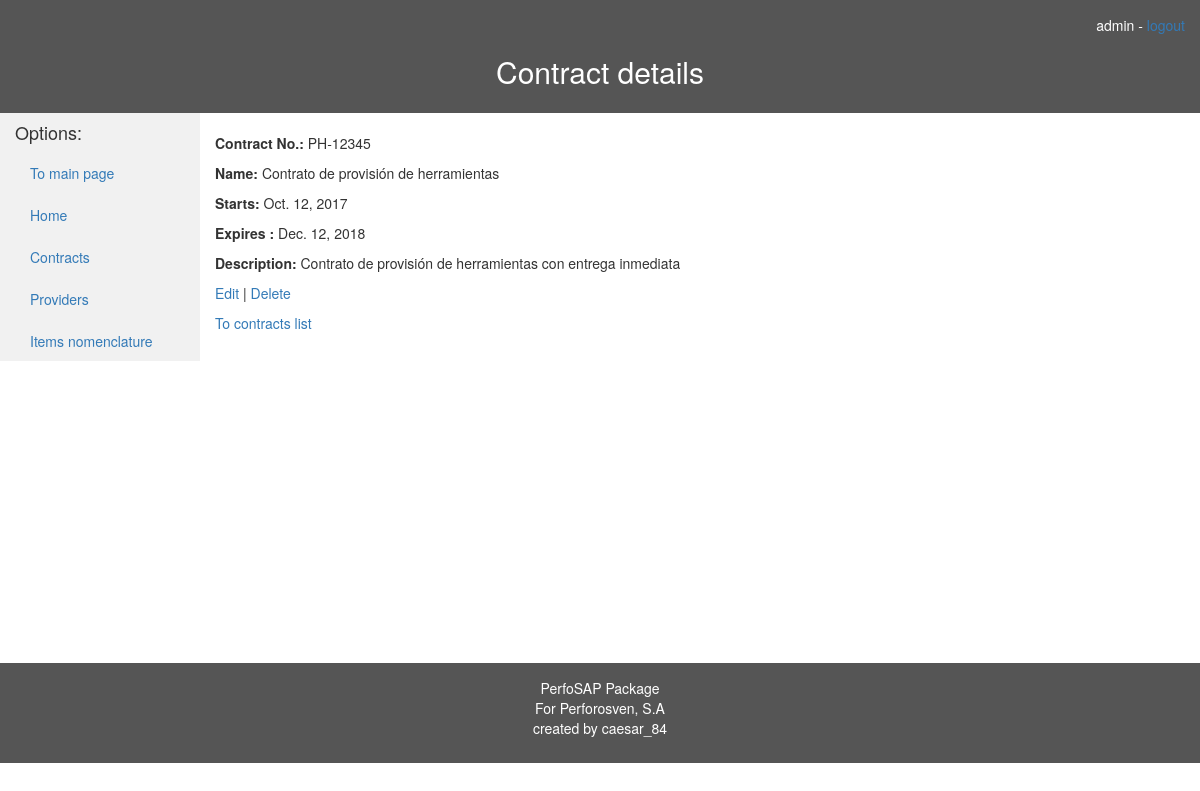
/procura/contract/1 (signed in), run on the app's committed database.
### procura/models.py (models this page shows, shortened)
class Contract(models.Model):
    name = models.CharField(max_length=100, help_text="Name")
    number = models.CharField(max_length=50, help_text="Contract number")
    description = models.TextField(help_text="Contract description")
    start_date = models.DateField(help_text="Start date")
    expiry_date = models.DateField(help_text="Expiry date")
    class Meta:
        ordering = ["-expiry_date", "start_date", "name"]
    @property
    def is_expired(self):
        return self.expiry_date < datetime.date.today()

### procura/views.py (the view)
# urls.py: url(r'^contract/(?P<pk>\d+)$', procura.views.ContractDetailView.as_view(), name='contract-detail'),
@method_decorator(login_required, name='dispatch')
class ContractDetailView(generic.DetailView):
    model = Contract

### procura/templates/procura/contract_detail.html
{% extends 'procura_static_pages/procura_base_template.html' %}
{% block header %}
    <h2 id="center">Contract details</h2>
{% endblock %}
{% block content %}
	<p><strong>Contract No.: </strong> {{ contract.number }} </p>
	<p><strong>Name: </strong> {{ contract.name }} </p>
	<p><strong>Starts: </strong> {{ contract.start_date }} </p>
	<p style="color: {% if contract.is_expired %}#f75526{% endif %}"><strong>{% if contract.is_expired %}Expired{% else %}Expires {% endif %}: </strong> {% if contract.expiry_date == None %} Indefinite {% else %} {{contract.expiry_date}} {% endif %} </p>
	<p><strong>Description: </strong> {{ contract.description }} </p>
    <p>
        <a href="{% url 'procura:edit-contract' contract.pk %}">Edit</a> |
        <a href="{% url 'procura:delete-contract' contract.pk %}">Delete</a>
    </p>
    <p><a href="{% url 'procura:contracts' %}">To contracts list</a></p>
{% endblock %}

### procura/templates/procura_static_pages/procura_base_template.html (shortened to what this page needs)
<!DOCTYPE html>
<html lang="en">
<head>
    <link rel="stylesheet" href="https://maxcdn.bootstrapcdn.com/bootstrap/3.3.7/css/bootstrap.min.css"/>
    {% load static %}
    <link rel="stylesheet" href="{% static 'css/styles.css' %}">
</head>
<body>
<header id="center">
    <div style="text-align: right">
        {% if user.is_authenticated %}
            {{ user.get_username }}
            -
            <a href="{% url 'logout' %}?next={{ request.path }}">logout</a>
        {% else %}
            <p><a href="{% url 'login' %}?next={{ request.path }}">Login</a></p>
        {% endif %}
        {% block header %} {% endblock %}
    </div>
</header>
<div class="container-fluid">
    <div class="content">
        <div class="row">
            <div class="col-sm-2 sidenav">
                <h4>Options: </h4>
                {% block sidebar %}
                    <ul class="nav nav-pills nav-stacked">
						<li><a href="{% url 'main:index' %}">To main page</a></li>
                        <li><a href="{% url 'procura:index' %}">Home</a></li>
                        <li><a href="{% url 'procura:contracts' %}">Contracts</a></li>
                        <li><a href="{% url 'procura:providers' %}">Providers</a></li>
                        <li><a href="{% url 'procura:items' %}">Items nomenclature</a></li>
                    </ul>
                {% endblock %}
            </div>
            <div class="col-sm-9 ">
                <br>
                {% block content %}{% endblock %}
            </div>
        </div>
    </div>
</div>
<footer id="center" class="container-fluid">
    <p>
        PerfoSAP Package<br>
        For Perforosven, S.A<br>
        created by caesar_84
    </p>
</footer>
</body>
</html>

### procura/static/css/styles.css (style rules this page uses)
header, footer { background-color: #555; color: white; padding: 15px; }
.sidenav { background-color: #f1f1f1; height: 100%; }
.content { height: 550px }
#center { text-align: center }

### data on the page
Contract: number "PH-12345", name "Contrato de provisión de herramientas", start_date "Oct. 12, 2017", expiry_date "Dec. 12, 2018", description "Contrato de provisión de herramientas con entrega inmediata"

### other printed values
{{ user.get_username }} "admin"
